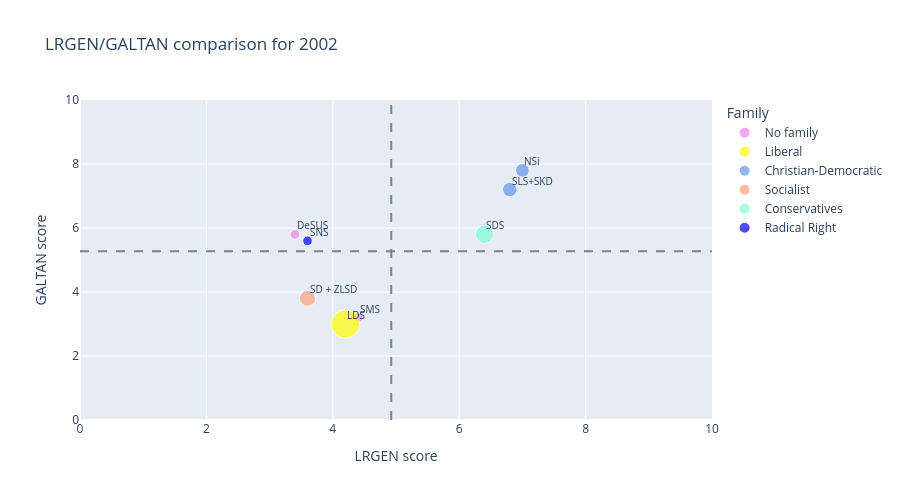
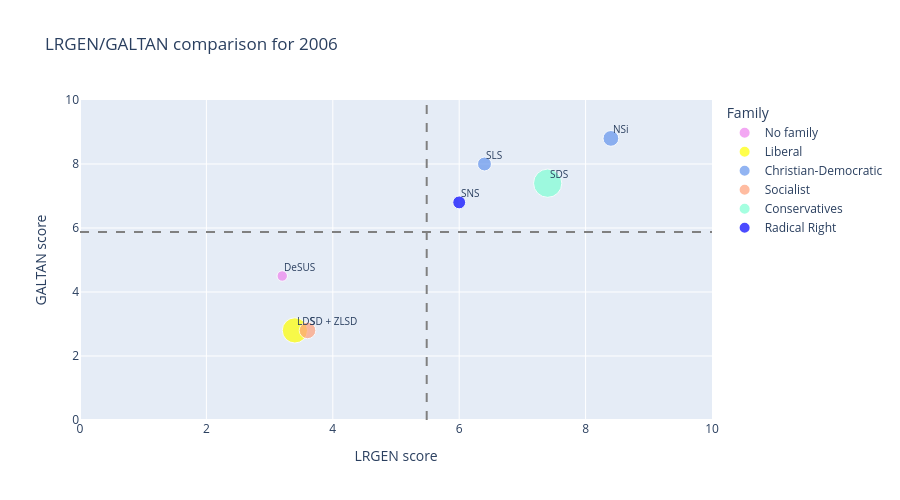
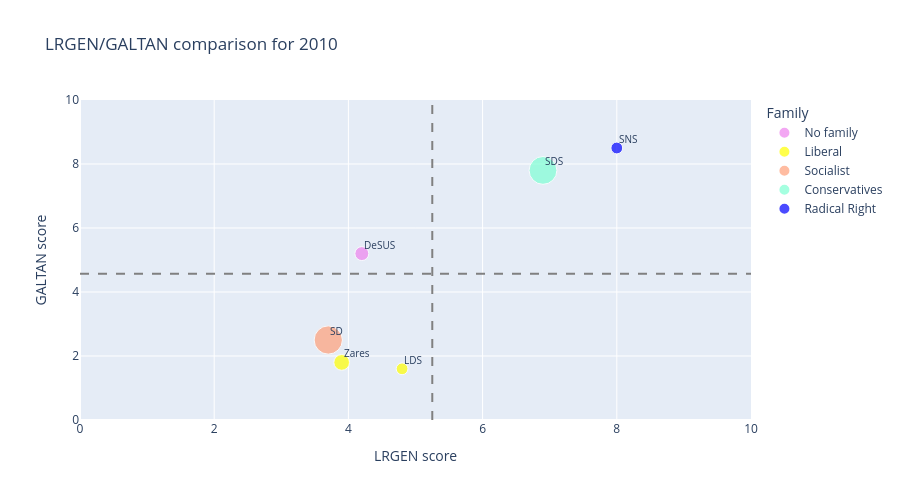
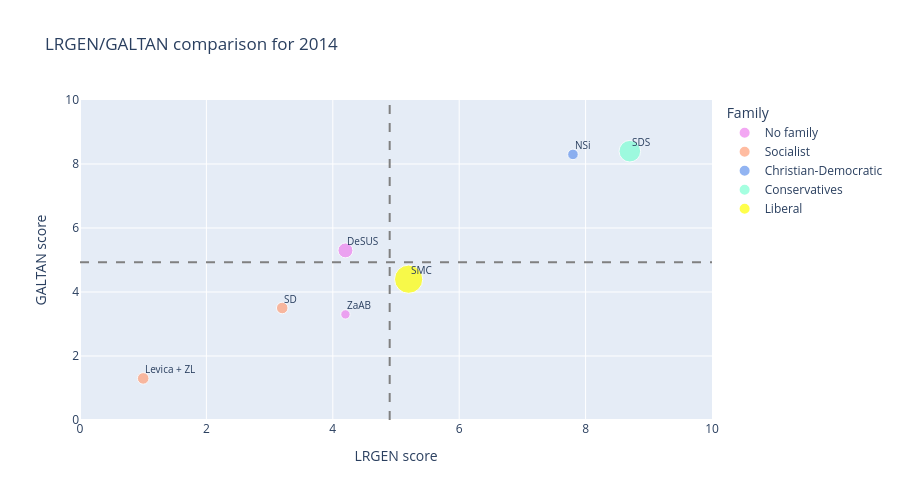

Source (notebook cell) for these figures, in order:
### Markdown cell above
### LRGEN and GALTAN comparison

### Code cell
#Inspection of the 2019 data
df["year"] = df["year"].astype(float)
years = [2002, 2006, 2010, 2014, 2019]
df["seat"] = df["seat"].astype(float)

color_map = {
    "Radical Right":"blue", 
    "Conservatives":"aquamarine",
    "Liberal":"yellow", 
    "Christian-Democratic":"cornflowerblue",
    "Socialist":"lightsalmon", 
    "Radical Left":"coral", 
    "Green":"green", 
    "Regionalist":"lightcyan", 
    "No family":"violet", 
    "Confessional":"aqua", 
    "Agrarian/Center":"violet"
}

for year in years:
    df_year = df[df["year"]== year]
    df_year = df_year[df_year["seat"]!=0]
    fig = px.scatter(
        df_year, 
        x="lrgen", 
        y="galtan", 
        size="seat",
        color="family", 
        hover_name="parlamint",
        color_discrete_map=color_map,   
        title=f"LRGEN/GALTAN comparison for {year}",
    )
    fig.update_layout(
        height=500,
        width=900,
        xaxis_title="LRGEN score", 
        yaxis_title="GALTAN score",
        xaxis=dict(range=[0, 10]), 
        yaxis=dict(range=[0, 10]),
        legend_title_text="Family"
    )
    fig.add_shape(
        type="line",
        x0=0,
        x1=10,
        y0=df_year["galtan"].mean(),
        y1=df_year["galtan"].mean(),
        line=dict(dash="dash", color="gray")
    )
    fig.add_shape(
        type="line",
        x0=df_year["lrgen"].mean(),
        x1=df_year["lrgen"].mean(),
        y0=0,
        y1=10,
        line=dict(dash="dash", color="gray")
    )

    for i, row in df_year.iterrows():
        fig.add_annotation(
            x=row["lrgen"],
            y=row["galtan"],
            text=row["parlamint"],
            showarrow=False,
            font=dict(size=10),
            xanchor="left",
            yanchor="bottom"
        )

    
    
    fig.show()

### Figure 1 — Plotly figure (JSON) as saved in the notebook; plotly's stock layout.template omitted (floating-point values rounded to 4 significant figures)
{"data": [{"hovertemplate": "<b>%{hovertext}</b><br><br>family=No family<br>lrgen=%{x}<br>galtan=%{y}<br>seat=%{marker.size}<extra></extra>", "hovertext": ["DeSUS", "SMS"], "legendgroup": "No family", "marker": {"color": "violet", "size": [4.4, 4.4], "sizemode": "area", "sizeref": 0.0945, "symbol": "circle"}, "mode": "markers", "name": "No family", "orientation": "v", "showlegend": true, "type": "scatter", "x": [3.4, 4.4], "xaxis": "x", "y": [5.8, 3.2], "yaxis": "y"}, {"hovertemplate": "<b>%{hovertext}</b><br><br>family=Liberal<br>lrgen=%{x}<br>galtan=%{y}<br>seat=%{marker.size}<extra></extra>", "hovertext": ["LDS"], "legendgroup": "Liberal", "marker": {"color": "yellow", "size": [37.8], "sizemode": "area", "sizeref": 0.0945, "symbol": "circle"}, "mode": "markers", "name": "Liberal", "orientation": "v", "showlegend": true, "type": "scatter", "x": [4.2], "xaxis": "x", "y": [3.0], "yaxis": "y"}, {"hovertemplate": "<b>%{hovertext}</b><br><br>family=Christian-Democratic<br>lrgen=%{x}<br>galtan=%{y}<br>seat=%{marker.size}<extra></extra>", "hovertext": ["NSi", "SLS+SKD"], "legendgroup": "Christian-Democratic", "marker": {"color": "cornflowerblue", "size": [8.9, 10.0], "sizemode": "area", "sizeref": 0.0945, "symbol": "circle"}, "mode": "markers", "name": "Christian-Democratic", "orientation": "v", "showlegend": true, "type": "scatter", "x": [7.0, 6.8], "xaxis": "x", "y": [7.8, 7.2], "yaxis": "y"}, {"hovertemplate": "<b>%{hovertext}</b><br><br>family=Socialist<br>lrgen=%{x}<br>galtan=%{y}<br>seat=%{marker.size}<extra></extra>", "hovertext": ["SD + ZLSD"], "legendgroup": "Socialist", "marker": {"color": "lightsalmon", "size": [12.2], "sizemode": "area", "sizeref": 0.0945, "symbol": "circle"}, "mode": "markers", "name": "Socialist", "orientation": "v", "showlegend": true, "type": "scatter", "x": [3.6], "xaxis": "x", "y": [3.8], "yaxis": "y"}, {"hovertemplate": "<b>%{hovertext}</b><br><br>family=Conservatives<br>lrgen=%{x}<br>galtan=%{y}<br>seat=%{marker.size}<extra></extra>", "hovertext": ["SDS"], "legendgroup": "Conservatives", "marker": {"color": "aquamarine", "size": [15.6], "sizemode": "area", "sizeref": 0.0945, "symbol": "circle"}, "mode": "markers", "name": "Conservatives", "orientation": "v", "showlegend": true, "type": "scatter", "x": [6.4], "xaxis": "x", "y": [5.8], "yaxis": "y"}, {"hovertemplate": "<b>%{hovertext}</b><br><br>family=Radical Right<br>lrgen=%{x}<br>galtan=%{y}<br>seat=%{marker.size}<extra></extra>", "hovertext": ["SNS"], "legendgroup": "Radical Right", "marker": {"color": "blue", "size": [4.4], "sizemode": "area", "sizeref": 0.0945, "symbol": "circle"}, "mode": "markers", "name": "Radical Right", "orientation": "v", "showlegend": true, "type": "scatter", "x": [3.6], "xaxis": "x", "y": [5.6], "yaxis": "y"}], "layout": {"annotations": [{"font": {"size": 10}, "showarrow": false, "text": "DeSUS", "x": 3.4, "xanchor": "left", "y": 5.8, "yanchor": "bottom"}, {"font": {"size": 10}, "showarrow": false, "text": "LDS", "x": 4.2, "xanchor": "left", "y": 3, "yanchor": "bottom"}, {"font": {"size": 10}, "showarrow": false, "text": "NSi", "x": 7, "xanchor": "left", "y": 7.8, "yanchor": "bottom"}, {"font": {"size": 10}, "showarrow": false, "text": "SD + ZLSD", "x": 3.6, "xanchor": "left", "y": 3.8, "yanchor": "bottom"}, {"font": {"size": 10}, "showarrow": false, "text": "SDS", "x": 6.4, "xanchor": "left", "y": 5.8, "yanchor": "bottom"}, {"font": {"size": 10}, "showarrow": false, "text": "SLS+SKD", "x": 6.8, "xanchor": "left", "y": 7.2, "yanchor": "bottom"}, {"font": {"size": 10}, "showarrow": false, "text": "SMS", "x": 4.4, "xanchor": "left", "y": 3.2, "yanchor": "bottom"}, {"font": {"size": 10}, "showarrow": false, "text": "SNS", "x": 3.6, "xanchor": "left", "y": 5.6, "yanchor": "bottom"}], "height": 500, "legend": {"itemsizing": "constant", "title": {"text": "Family"}, "tracegroupgap": 0}, "shapes": [{"line": {"color": "gray", "dash": "dash"}, "type": "line", "x0": 0, "x1": 10, "y0": 5.275, "y1": 5.275}, {"line": {"color": "gray", "dash": "dash"}, "type": "line", "x0": 4.925, "x1": 4.925, "y0": 0, "y1": 10}], "title": {"text": "LRGEN/GALTAN comparison for 2002"}, "width": 900, "xaxis": {"anchor": "y", "domain": [0, 1], "range": [0, 10], "title": {"text": "LRGEN score"}}, "yaxis": {"anchor": "x", "domain": [0, 1], "range": [0, 10], "title": {"text": "GALTAN score"}}}}

### Figure 2 — Plotly figure (JSON) as saved in the notebook; plotly's stock layout.template omitted (floating-point values rounded to 4 significant figures)
{"data": [{"hovertemplate": "<b>%{hovertext}</b><br><br>family=No family<br>lrgen=%{x}<br>galtan=%{y}<br>seat=%{marker.size}<extra></extra>", "hovertext": ["DeSUS"], "legendgroup": "No family", "marker": {"color": "violet", "size": [4.4], "sizemode": "area", "sizeref": 0.0805, "symbol": "circle"}, "mode": "markers", "name": "No family", "orientation": "v", "showlegend": true, "type": "scatter", "x": [3.2], "xaxis": "x", "y": [4.5], "yaxis": "y"}, {"hovertemplate": "<b>%{hovertext}</b><br><br>family=Liberal<br>lrgen=%{x}<br>galtan=%{y}<br>seat=%{marker.size}<extra></extra>", "hovertext": ["LDS"], "legendgroup": "Liberal", "marker": {"color": "yellow", "size": [25.6], "sizemode": "area", "sizeref": 0.0805, "symbol": "circle"}, "mode": "markers", "name": "Liberal", "orientation": "v", "showlegend": true, "type": "scatter", "x": [3.4], "xaxis": "x", "y": [2.8], "yaxis": "y"}, {"hovertemplate": "<b>%{hovertext}</b><br><br>family=Christian-Democratic<br>lrgen=%{x}<br>galtan=%{y}<br>seat=%{marker.size}<extra></extra>", "hovertext": ["NSi", "SLS"], "legendgroup": "Christian-Democratic", "marker": {"color": "cornflowerblue", "size": [10.0, 7.8], "sizemode": "area", "sizeref": 0.0805, "symbol": "circle"}, "mode": "markers", "name": "Christian-Democratic", "orientation": "v", "showlegend": true, "type": "scatter", "x": [8.4, 6.4], "xaxis": "x", "y": [8.8, 8.0], "yaxis": "y"}, {"hovertemplate": "<b>%{hovertext}</b><br><br>family=Socialist<br>lrgen=%{x}<br>galtan=%{y}<br>seat=%{marker.size}<extra></extra>", "hovertext": ["SD + ZLSD"], "legendgroup": "Socialist", "marker": {"color": "lightsalmon", "size": [11.1], "sizemode": "area", "sizeref": 0.0805, "symbol": "circle"}, "mode": "markers", "name": "Socialist", "orientation": "v", "showlegend": true, "type": "scatter", "x": [3.6], "xaxis": "x", "y": [2.8], "yaxis": "y"}, {"hovertemplate": "<b>%{hovertext}</b><br><br>family=Conservatives<br>lrgen=%{x}<br>galtan=%{y}<br>seat=%{marker.size}<extra></extra>", "hovertext": ["SDS"], "legendgroup": "Conservatives", "marker": {"color": "aquamarine", "size": [32.2], "sizemode": "area", "sizeref": 0.0805, "symbol": "circle"}, "mode": "markers", "name": "Conservatives", "orientation": "v", "showlegend": true, "type": "scatter", "x": [7.4], "xaxis": "x", "y": [7.4], "yaxis": "y"}, {"hovertemplate": "<b>%{hovertext}</b><br><br>family=Radical Right<br>lrgen=%{x}<br>galtan=%{y}<br>seat=%{marker.size}<extra></extra>", "hovertext": ["SNS"], "legendgroup": "Radical Right", "marker": {"color": "blue", "size": [6.7], "sizemode": "area", "sizeref": 0.0805, "symbol": "circle"}, "mode": "markers", "name": "Radical Right", "orientation": "v", "showlegend": true, "type": "scatter", "x": [6.0], "xaxis": "x", "y": [6.8], "yaxis": "y"}], "layout": {"annotations": [{"font": {"size": 10}, "showarrow": false, "text": "DeSUS", "x": 3.2, "xanchor": "left", "y": 4.5, "yanchor": "bottom"}, {"font": {"size": 10}, "showarrow": false, "text": "LDS", "x": 3.4, "xanchor": "left", "y": 2.8, "yanchor": "bottom"}, {"font": {"size": 10}, "showarrow": false, "text": "NSi", "x": 8.4, "xanchor": "left", "y": 8.8, "yanchor": "bottom"}, {"font": {"size": 10}, "showarrow": false, "text": "SD + ZLSD", "x": 3.6, "xanchor": "left", "y": 2.8, "yanchor": "bottom"}, {"font": {"size": 10}, "showarrow": false, "text": "SDS", "x": 7.4, "xanchor": "left", "y": 7.4, "yanchor": "bottom"}, {"font": {"size": 10}, "showarrow": false, "text": "SLS", "x": 6.4, "xanchor": "left", "y": 8, "yanchor": "bottom"}, {"font": {"size": 10}, "showarrow": false, "text": "SNS", "x": 6, "xanchor": "left", "y": 6.8, "yanchor": "bottom"}], "height": 500, "legend": {"itemsizing": "constant", "title": {"text": "Family"}, "tracegroupgap": 0}, "shapes": [{"line": {"color": "gray", "dash": "dash"}, "type": "line", "x0": 0, "x1": 10, "y0": 5.871, "y1": 5.871}, {"line": {"color": "gray", "dash": "dash"}, "type": "line", "x0": 5.486, "x1": 5.486, "y0": 0, "y1": 10}], "title": {"text": "LRGEN/GALTAN comparison for 2006"}, "width": 900, "xaxis": {"anchor": "y", "domain": [0, 1], "range": [0, 10], "title": {"text": "LRGEN score"}}, "yaxis": {"anchor": "x", "domain": [0, 1], "range": [0, 10], "title": {"text": "GALTAN score"}}}}

### Figure 3 — Plotly figure (JSON) as saved in the notebook; plotly's stock layout.template omitted (floating-point values rounded to 4 significant figures)
{"data": [{"hovertemplate": "<b>%{hovertext}</b><br><br>family=No family<br>lrgen=%{x}<br>galtan=%{y}<br>seat=%{marker.size}<extra></extra>", "hovertext": ["DeSUS"], "legendgroup": "No family", "marker": {"color": "violet", "size": [7.8], "sizemode": "area", "sizeref": 0.0805, "symbol": "circle"}, "mode": "markers", "name": "No family", "orientation": "v", "showlegend": true, "type": "scatter", "x": [4.2], "xaxis": "x", "y": [5.2], "yaxis": "y"}, {"hovertemplate": "<b>%{hovertext}</b><br><br>family=Liberal<br>lrgen=%{x}<br>galtan=%{y}<br>seat=%{marker.size}<extra></extra>", "hovertext": ["LDS", "Zares"], "legendgroup": "Liberal", "marker": {"color": "yellow", "size": [5.6, 10.0], "sizemode": "area", "sizeref": 0.0805, "symbol": "circle"}, "mode": "markers", "name": "Liberal", "orientation": "v", "showlegend": true, "type": "scatter", "x": [4.8, 3.9], "xaxis": "x", "y": [1.6, 1.8], "yaxis": "y"}, {"hovertemplate": "<b>%{hovertext}</b><br><br>family=Socialist<br>lrgen=%{x}<br>galtan=%{y}<br>seat=%{marker.size}<extra></extra>", "hovertext": ["SD"], "legendgroup": "Socialist", "marker": {"color": "lightsalmon", "size": [32.2], "sizemode": "area", "sizeref": 0.0805, "symbol": "circle"}, "mode": "markers", "name": "Socialist", "orientation": "v", "showlegend": true, "type": "scatter", "x": [3.7], "xaxis": "x", "y": [2.5], "yaxis": "y"}, {"hovertemplate": "<b>%{hovertext}</b><br><br>family=Conservatives<br>lrgen=%{x}<br>galtan=%{y}<br>seat=%{marker.size}<extra></extra>", "hovertext": ["SDS"], "legendgroup": "Conservatives", "marker": {"color": "aquamarine", "size": [31.1], "sizemode": "area", "sizeref": 0.0805, "symbol": "circle"}, "mode": "markers", "name": "Conservatives", "orientation": "v", "showlegend": true, "type": "scatter", "x": [6.9], "xaxis": "x", "y": [7.8], "yaxis": "y"}, {"hovertemplate": "<b>%{hovertext}</b><br><br>family=Radical Right<br>lrgen=%{x}<br>galtan=%{y}<br>seat=%{marker.size}<extra></extra>", "hovertext": ["SNS"], "legendgroup": "Radical Right", "marker": {"color": "blue", "size": [5.6], "sizemode": "area", "sizeref": 0.0805, "symbol": "circle"}, "mode": "markers", "name": "Radical Right", "orientation": "v", "showlegend": true, "type": "scatter", "x": [8.0], "xaxis": "x", "y": [8.5], "yaxis": "y"}], "layout": {"annotations": [{"font": {"size": 10}, "showarrow": false, "text": "DeSUS", "x": 4.2, "xanchor": "left", "y": 5.2, "yanchor": "bottom"}, {"font": {"size": 10}, "showarrow": false, "text": "LDS", "x": 4.8, "xanchor": "left", "y": 1.6, "yanchor": "bottom"}, {"font": {"size": 10}, "showarrow": false, "text": "SD", "x": 3.7, "xanchor": "left", "y": 2.5, "yanchor": "bottom"}, {"font": {"size": 10}, "showarrow": false, "text": "SDS", "x": 6.9, "xanchor": "left", "y": 7.8, "yanchor": "bottom"}, {"font": {"size": 10}, "showarrow": false, "text": "SNS", "x": 8, "xanchor": "left", "y": 8.5, "yanchor": "bottom"}, {"font": {"size": 10}, "showarrow": false, "text": "Zares", "x": 3.9, "xanchor": "left", "y": 1.8, "yanchor": "bottom"}], "height": 500, "legend": {"itemsizing": "constant", "title": {"text": "Family"}, "tracegroupgap": 0}, "shapes": [{"line": {"color": "gray", "dash": "dash"}, "type": "line", "x0": 0, "x1": 10, "y0": 4.567, "y1": 4.567}, {"line": {"color": "gray", "dash": "dash"}, "type": "line", "x0": 5.25, "x1": 5.25, "y0": 0, "y1": 10}], "title": {"text": "LRGEN/GALTAN comparison for 2010"}, "width": 900, "xaxis": {"anchor": "y", "domain": [0, 1], "range": [0, 10], "title": {"text": "LRGEN score"}}, "yaxis": {"anchor": "x", "domain": [0, 1], "range": [0, 10], "title": {"text": "GALTAN score"}}}}

### Figure 4 — Plotly figure (JSON) as saved in the notebook; plotly's stock layout.template omitted (floating-point values rounded to 4 significant figures)
{"data": [{"hovertemplate": "<b>%{hovertext}</b><br><br>family=No family<br>lrgen=%{x}<br>galtan=%{y}<br>seat=%{marker.size}<extra></extra>", "hovertext": ["DeSUS", "ZaAB"], "legendgroup": "No family", "marker": {"color": "violet", "size": [11.1, 4.4], "sizemode": "area", "sizeref": 0.1, "symbol": "circle"}, "mode": "markers", "name": "No family", "orientation": "v", "showlegend": true, "type": "scatter", "x": [4.2, 4.2], "xaxis": "x", "y": [5.3, 3.3], "yaxis": "y"}, {"hovertemplate": "<b>%{hovertext}</b><br><br>family=Socialist<br>lrgen=%{x}<br>galtan=%{y}<br>seat=%{marker.size}<extra></extra>", "hovertext": ["Levica + ZL", "SD"], "legendgroup": "Socialist", "marker": {"color": "lightsalmon", "size": [6.7, 6.7], "sizemode": "area", "sizeref": 0.1, "symbol": "circle"}, "mode": "markers", "name": "Socialist", "orientation": "v", "showlegend": true, "type": "scatter", "x": [1.0, 3.2], "xaxis": "x", "y": [1.3, 3.5], "yaxis": "y"}, {"hovertemplate": "<b>%{hovertext}</b><br><br>family=Christian-Democratic<br>lrgen=%{x}<br>galtan=%{y}<br>seat=%{marker.size}<extra></extra>", "hovertext": ["NSi"], "legendgroup": "Christian-Democratic", "marker": {"color": "cornflowerblue", "size": [5.6], "sizemode": "area", "sizeref": 0.1, "symbol": "circle"}, "mode": "markers", "name": "Christian-Democratic", "orientation": "v", "showlegend": true, "type": "scatter", "x": [7.8], "xaxis": "x", "y": [8.3], "yaxis": "y"}, {"hovertemplate": "<b>%{hovertext}</b><br><br>family=Conservatives<br>lrgen=%{x}<br>galtan=%{y}<br>seat=%{marker.size}<extra></extra>", "hovertext": ["SDS"], "legendgroup": "Conservatives", "marker": {"color": "aquamarine", "size": [23.3], "sizemode": "area", "sizeref": 0.1, "symbol": "circle"}, "mode": "markers", "name": "Conservatives", "orientation": "v", "showlegend": true, "type": "scatter", "x": [8.7], "xaxis": "x", "y": [8.4], "yaxis": "y"}, {"hovertemplate": "<b>%{hovertext}</b><br><br>family=Liberal<br>lrgen=%{x}<br>galtan=%{y}<br>seat=%{marker.size}<extra></extra>", "hovertext": ["SMC"], "legendgroup": "Liberal", "marker": {"color": "yellow", "size": [40.0], "sizemode": "area", "sizeref": 0.1, "symbol": "circle"}, "mode": "markers", "name": "Liberal", "orientation": "v", "showlegend": true, "type": "scatter", "x": [5.2], "xaxis": "x", "y": [4.4], "yaxis": "y"}], "layout": {"annotations": [{"font": {"size": 10}, "showarrow": false, "text": "DeSUS", "x": 4.2, "xanchor": "left", "y": 5.3, "yanchor": "bottom"}, {"font": {"size": 10}, "showarrow": false, "text": "Levica + ZL", "x": 1, "xanchor": "left", "y": 1.3, "yanchor": "bottom"}, {"font": {"size": 10}, "showarrow": false, "text": "NSi", "x": 7.8, "xanchor": "left", "y": 8.3, "yanchor": "bottom"}, {"font": {"size": 10}, "showarrow": false, "text": "SD", "x": 3.2, "xanchor": "left", "y": 3.5, "yanchor": "bottom"}, {"font": {"size": 10}, "showarrow": false, "text": "SDS", "x": 8.7, "xanchor": "left", "y": 8.4, "yanchor": "bottom"}, {"font": {"size": 10}, "showarrow": false, "text": "SMC", "x": 5.2, "xanchor": "left", "y": 4.4, "yanchor": "bottom"}, {"font": {"size": 10}, "showarrow": false, "text": "ZaAB", "x": 4.2, "xanchor": "left", "y": 3.3, "yanchor": "bottom"}], "height": 500, "legend": {"itemsizing": "constant", "title": {"text": "Family"}, "tracegroupgap": 0}, "shapes": [{"line": {"color": "gray", "dash": "dash"}, "type": "line", "x0": 0, "x1": 10, "y0": 4.929, "y1": 4.929}, {"line": {"color": "gray", "dash": "dash"}, "type": "line", "x0": 4.9, "x1": 4.9, "y0": 0, "y1": 10}], "title": {"text": "LRGEN/GALTAN comparison for 2014"}, "width": 900, "xaxis": {"anchor": "y", "domain": [0, 1], "range": [0, 10], "title": {"text": "LRGEN score"}}, "yaxis": {"anchor": "x", "domain": [0, 1], "range": [0, 10], "title": {"text": "GALTAN score"}}}}
